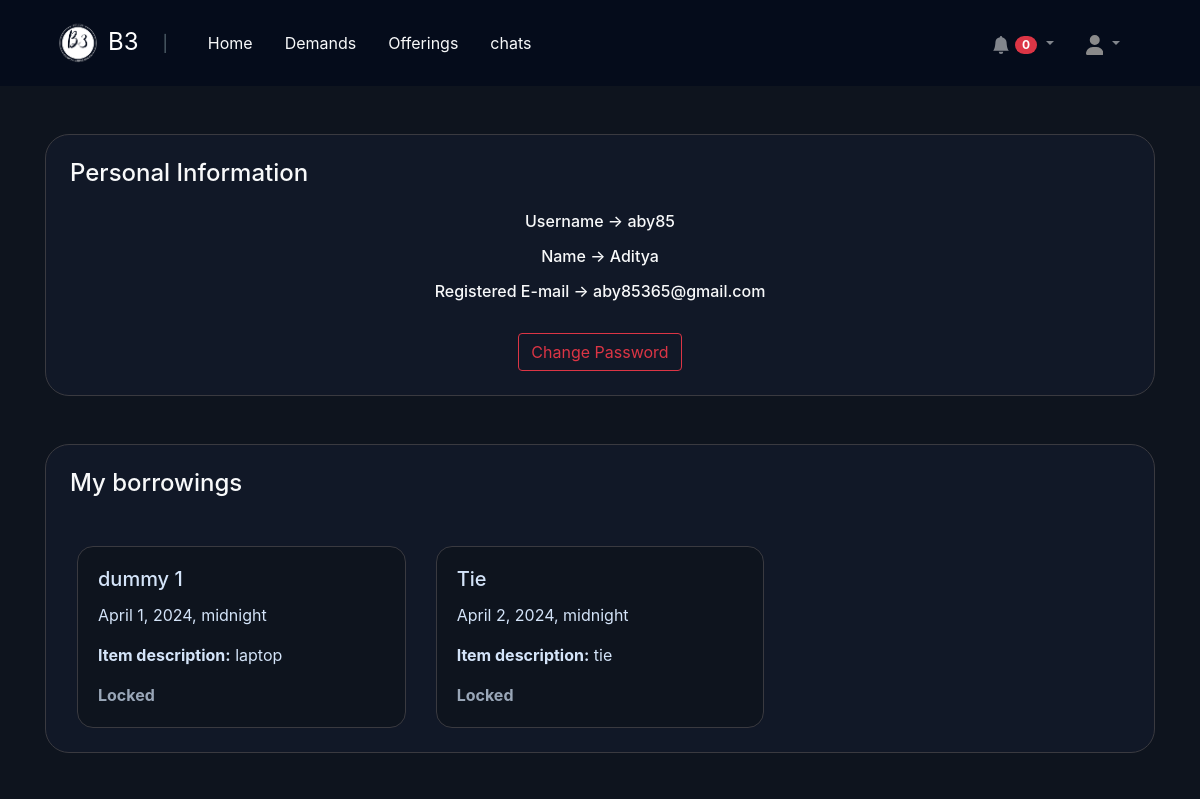
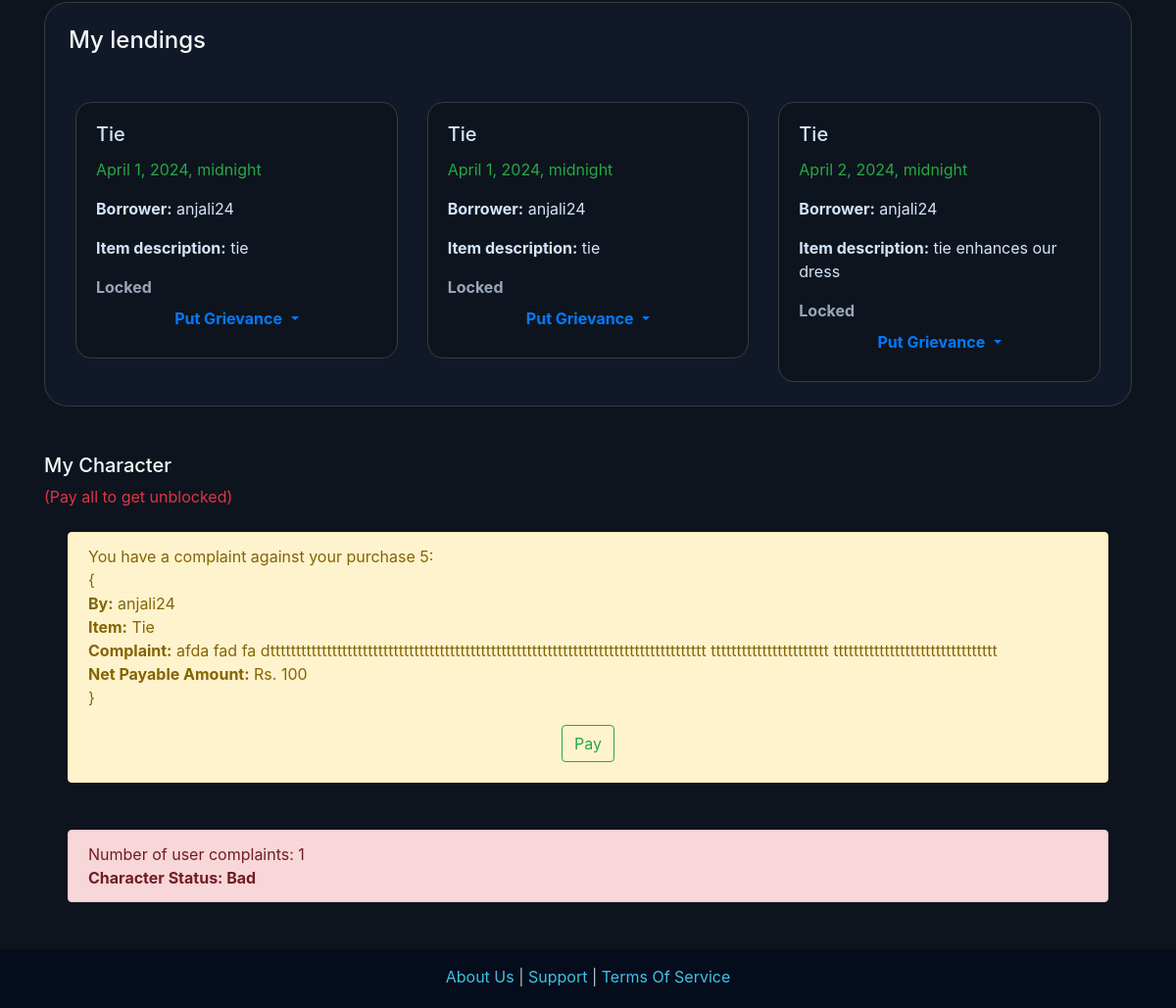
The app's page /profile/ (signed in), older data (2 pictures, top to bottom).
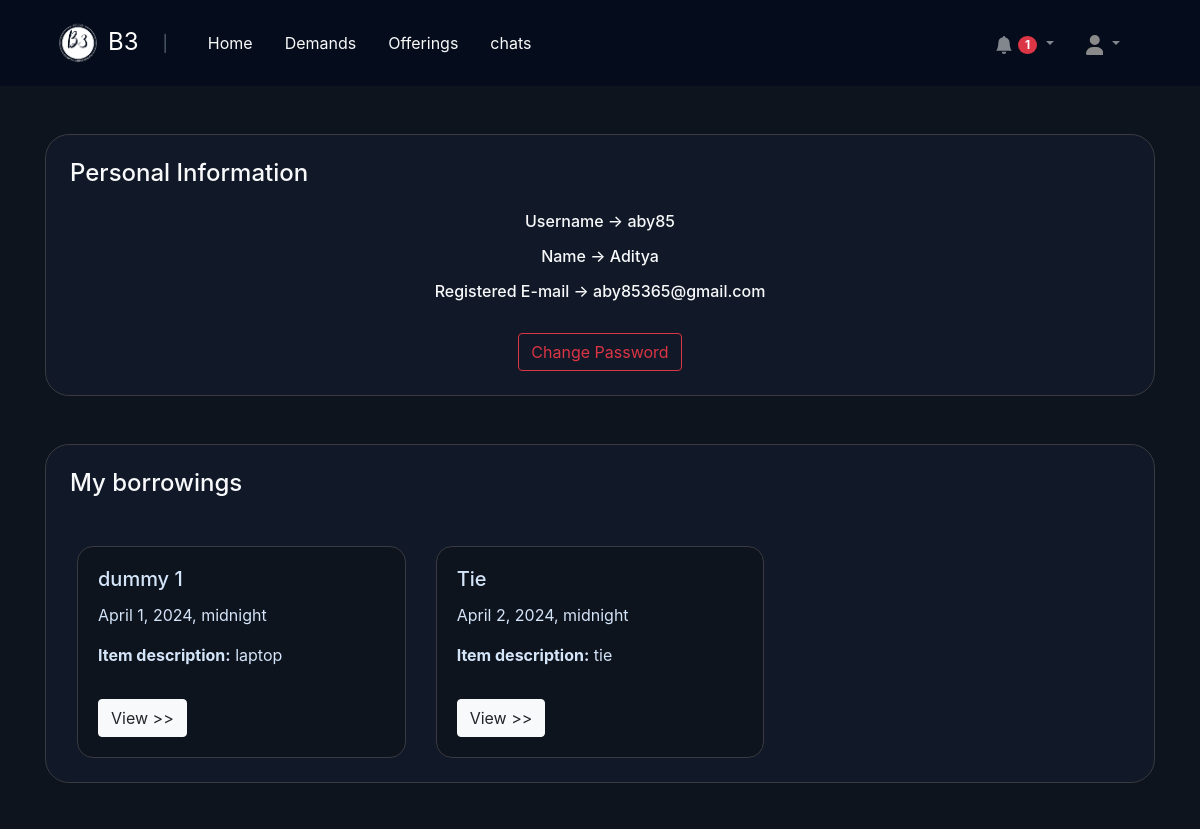
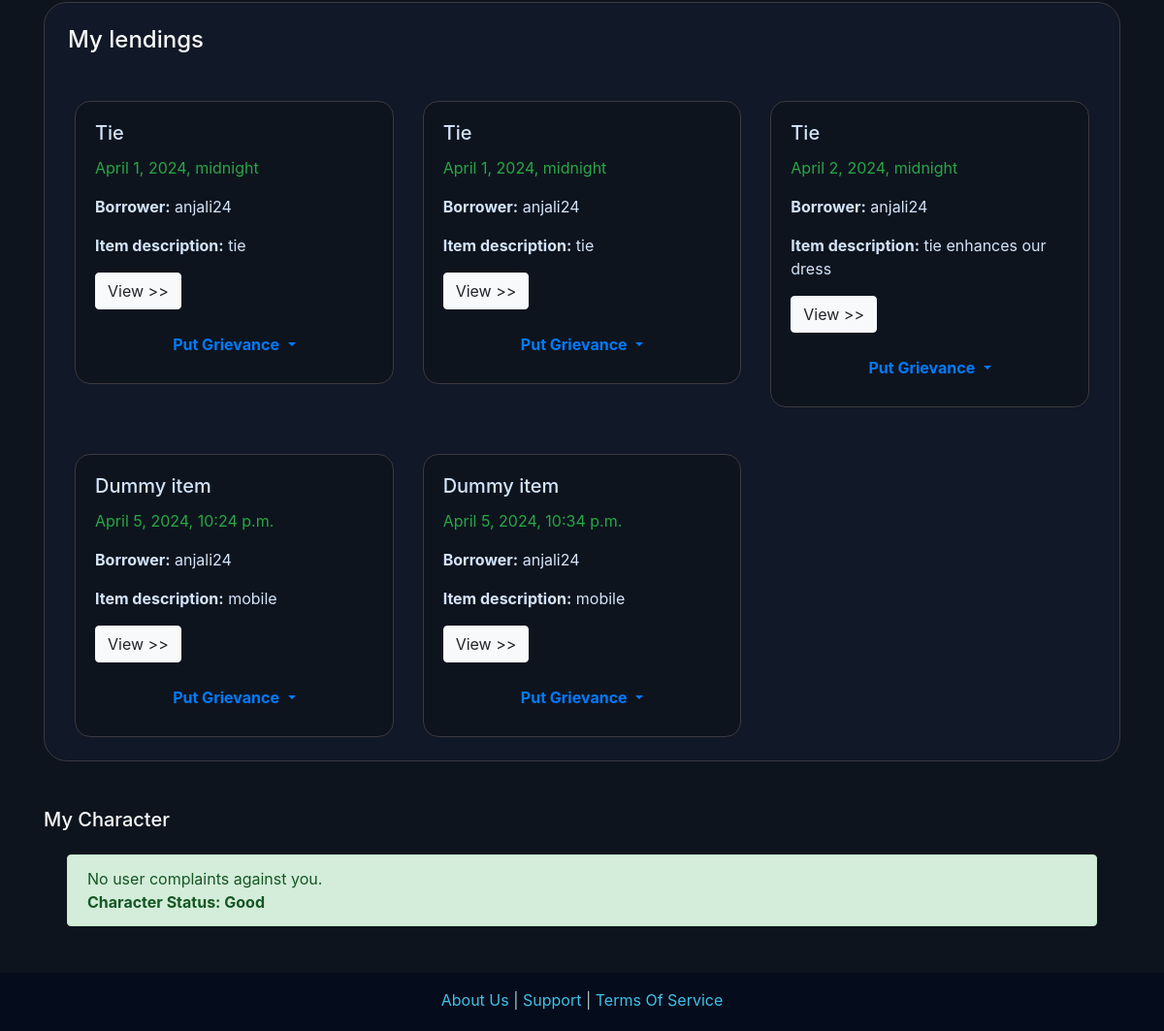
The same page, newer data (2 pictures, top to bottom).
### community/models.py (models this page shows)
class Deal(models.Model):
    lender = models.ForeignKey(User, on_delete=models.CASCADE, null=False)
    borrower = models.IntegerField(null=False)
    item = models.ForeignKey(Offering, on_delete=models.CASCADE, null=False)
    price = models.IntegerField(default=0)
    timeStamp = models.DateTimeField(default=now)
    feedback = models.TextField(default='')
    item_returned = models.BooleanField(default=False)

class Offering(models.Model):
    lender = models.ForeignKey(User, on_delete=models.CASCADE, null=True)
    name = models.CharField(max_length=300)
    category = models.CharField(max_length=200)
    description = models.TextField(default='')
    price = models.IntegerField(default=0, null=True)
    image = models.ImageField(upload_to='offerings/images', null=True, blank=True)
    available = models.BooleanField(default=True)
    timeStamp = models.DateTimeField(default=now)
    feedback = models.IntegerField(default=0)

class Grievance(models.Model):
    deal = models.ForeignKey(Deal, on_delete=models.CASCADE, null=True)
    defaulter = models.ForeignKey(User, on_delete=models.CASCADE, null=True)
    subject = models.CharField(max_length=100, default='Item damage')
    description = models.TextField(default='')
    resolved = models.BooleanField(default=False)
    timeStamp = models.DateTimeField(default=now)
    faulty_item_image = models.ImageField(upload_to='grievances/images', null=True, blank=True)

### lendIt/views.py (the view, shortened to what this page needs)
# urls.py: path('profile/', views.profile, name='user_profile'),
@csrf_exempt
def profile(request):
    if not request.user.is_authenticated:
        messages.info(request, 'Register or login to enjoy services!')
        return render(request, 'verify.html', {'registeration_required': True})
    verifier = OtpVerification.objects.get(parent=request.user.id)
    if not verifier.status:
        messages.info(reqeust, 'Kindly verify your account with the OTP sent to your university email...')
        return render(request, 'verify.html')
    notifications = Notification.objects.filter(parent=request.user.id, seen=False)
    borrowings = Deal.objects.filter(borrower=request.user.id)
    lending_deals = Deal.objects.filter(lender=request.user.id)
    lendings = [[i, User.objects.get(id=i.borrower)] for i in lending_deals]
    grievances = Grievance.objects.filter(defaulter=request.user.id, resolved=False)
    grievance_form = PutGrievance()
    parameters = {'notifications': notifications, 'borrowings': borrowings, 'lendings': lendings, 'grievance_form': grievance_form, 'grievances': grievances}
    return render(request, 'profile.html', parameters)

### lendIt/templates/profile.html (shortened to what the changed rows need)
{% extends "base.html" %}
{% load static %}
{% block body %}
<div class="container">
    <div class="my-5"
        style="background: #111827 !important; border: 1px solid #3a3a40 !important; border-radius: 1.5rem;">
        {% if borrowings|length == 0 %}
        <p class="text-light my-5 py-5" style="margin: auto; text-align: center;">No items borrowed yet!</p>
        {% else %}
        <div class="row mx-3">
            {% for borrowing in borrowings %}
            <div class="col-md-4 my-4">
                <div class="card"
                    style="background: #0e141e !important; border: 1px solid #3a3a40 !important; border-radius: 1rem;">
                    <div class="card-body" style="color: #d4e4f9;">
                        <h5 class="card-title">{{borrowing.item.name}}</h5>
                        <p class="card-text">{{borrowing.timeStamp}}</p>
                        <p class="card-text"><b>Item description:</b> {{borrowing.item.description}}</p>
                        {% if grievances|length == 0 %}
                        <button type="button" class="btn btn-light mt-3"
                            onclick="document.location = '/community/deal/{{borrowing.id}}/closed'">
                            View >>
                        </button>
                        {% else %}
                        <b style="opacity: 0.7;">Locked</b>
                        {%endif%}
                    </div>
                </div>
            </div>
            {% endfor %}
        </div>
        {% endif %}
    </div>
    <div class="my-5"
        style="background: #111827 !important; border: 1px solid #3a3a40 !important; border-radius: 1.5rem;">
        {% if lendings|length == 0 %}
        <p class="text-light my-5 py-5" style="margin: auto; text-align: center;">No items lended yet!</p>
        {% else %}
        <div class="row mx-3">
            {% for lending, borrower in lendings %}
            <div class="col-md-4 my-4">
                <div class="card"
                    style="background: #0e141e !important; border: 1px solid #3a3a40 !important; border-radius: 1rem;">
                    <div class="card-body" style="color: #d4e4f9;">
                        <h5 class="card-title">{{lending.item.name}}</h5>
                        <p class="card-text text-success">{{lending.timeStamp}}</p>
                        <p class="card-text"><b>Borrower:</b> {{borrower}}</p>
                        <p class="card-text"><b>Item description:</b> {{lending.item.description}}</p>
                        {% if grievances|length == 0 %}
                        <button type="button" class="btn btn-light mb-3"
                            onclick="document.location = '/community/deal/{{lending.id}}/closed'">
                            View >>
                        </button>
                        {% else %}
                        <b style="opacity: 0.7;">Locked</b>
                        {%endif%}
                        <ul class="navbar-nav">
                            <li class="nav-item dropdown">
                                <a class="nav-link dropdown-toggle" role="button" data-toggle="collapse"
                                    data-target="#grievanceForm-{{lending.id}}" style="text-align: center;">
                                    <b>Put Grievance</b>
                                </a>
                            </li>
                        </ul>
                    </div>
                </div>
            </div>
            {% endfor %}
        </div>
        {% endif %}
    </div>
    <div id="my_character" class="my-5">
        <h5 class="text-light">My Character</h5>
        {% if grievances|length == 0 %}
        <div class="alert alert-success mt-4 mb-5 mx-4" role="alert">No user complaints against you.<br><b>Character
                Status: Good</b></div>
        {%else%}
        <p class="text-danger">(Pay all to get unblocked)</p>
        {% for grievance in grievances %}
        <div class="alert alert-warning mt-4 mb-3 mx-4" role="alert">
            You have a complaint against your purchase {{grievance.deal.id}}: <br>{<br><b>By:</b>
            {{grievance.deal.lender.username}} <br><b>Item:</b> {{grievance.deal.item.name}} <br><b>Complaint:</b>
            {{grievance.description}}<br><b>Net Payable Amount:</b> Rs. {{grievance.deal.item.price}}<br>}
            <div style="text-align: center;">
                <form action="/profile/handle-payment/" method="post">{% csrf_token %}
                    <button type="submit" class="btn btn-outline-success mt-3 mb-2">Pay</button>
                </form>
            </div>
        </div>
        {%endfor%}
        <div class="alert alert-danger my-5 mx-4" role="alert">Number of user complaints:
            {{grievances|length}}<br><b>Character
                Status: Bad</b></div>
        {%endif%}
    </div>
</div>
{% endblock body %}

Row changes from the older to the newer data that the page shows:
no longer on this page (row edited): Grievance: deal.id "5", deal.lender.username "anjali24", deal.item.name "Tie", description "afda fad fa dttttttttttttttttttttttttttttttttttttttttttttttttttttttttttttttttttttttttttttttttttttt ttttttttttttttttttttttt tttttttttttttttttttttttttttttttt", deal.item.price "100"
computed for Deal "dummy 1": text "Locked" → "View >>"
computed for Deal (number 2 of 7 on the later page): text "Locked" → "View >>"
computed for Deal (number 3 of 7 on the later page): text "Locked" → "View >>"
computed for Deal (number 4 of 7 on the later page): text "Locked" → "View >>"
computed for Deal "tie enhances our dress": text "Locked" → "View >>"
added Deal: item.name "Dummy item", timeStamp "April 5, 2024, 10:24 p.m.", username "anjali24", item.description "mobile", shown under "My lendings"
added Deal: item.name "Dummy item", timeStamp "April 5, 2024, 10:34 p.m.", username "anjali24", item.description "mobile", shown under "My lendings"
Text that changed along with them:
{{ notifications|length }}: "0" → "1"
{{ grievances|length }}: "1" → (not shown)
text no longer shown: "(Pay all to get unblocked) Number of user complaints: Character Status: Bad"
text now shown: "No user complaints against you. Character Status: Good"
